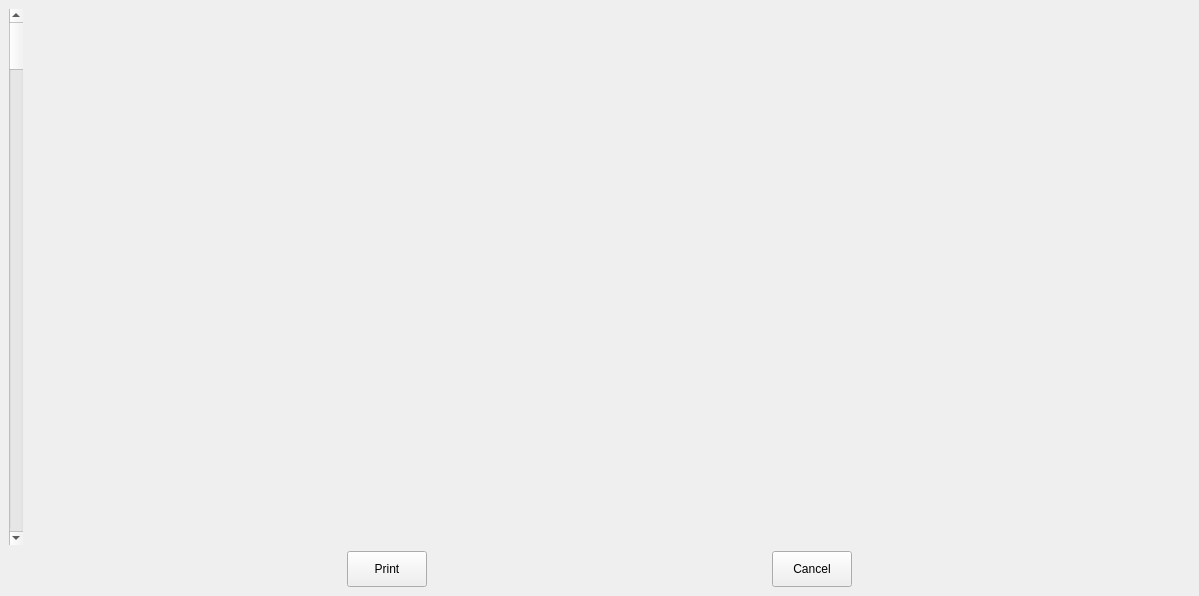
<?xml version="1.0" encoding="UTF-8"?>
<ui version="4.0">
 <class>SSExplorer</class>
 <widget class="QDockWidget" name="SSExplorer">
  <property name="geometry">
   <rect>
    <x>0</x>
    <y>0</y>
    <width>1199</width>
    <height>596</height>
   </rect>
  </property>
  <property name="sizePolicy">
   <sizepolicy hsizetype="Preferred" vsizetype="Preferred">
    <horstretch>1</horstretch>
    <verstretch>1</verstretch>
   </sizepolicy>
  </property>
  <property name="floating">
   <bool>true</bool>
  </property>
  <property name="windowTitle">
   <string>DockWidget</string>
  </property>
  <widget class="QWidget" name="dockWidgetContents">
   <property name="sizePolicy">
    <sizepolicy hsizetype="Expanding" vsizetype="Expanding">
     <horstretch>0</horstretch>
     <verstretch>0</verstretch>
    </sizepolicy>
   </property>
   <layout class="QGridLayout" name="gridLayout_3">
    <property name="sizeConstraint">
     <enum>QLayout::SetDefaultConstraint</enum>
    </property>
    <item row="0" column="0">
     <layout class="QVBoxLayout" name="verticalLayout_6" stretch="15,1">
      <item>
       <layout class="QHBoxLayout" name="horizontalLayout_3" stretch="1,10,30">
        <item>
         <widget class="QScrollBar" name="verticalScrollBar">
          <property name="orientation">
           <enum>Qt::Vertical</enum>
          </property>
         </widget>
        </item>
        <item>
         <layout class="QVBoxLayout" name="verticalLayout_3">
          <item>
           <widget class="QLabel" name="smallImg0">
            <property name="sizePolicy">
             <sizepolicy hsizetype="Preferred" vsizetype="Preferred">
              <horstretch>0</horstretch>
              <verstretch>0</verstretch>
             </sizepolicy>
            </property>
            <property name="text">
             <string/>
            </property>
           </widget>
          </item>
          <item>
           <widget class="QLabel" name="smallImg1">
            <property name="sizePolicy">
             <sizepolicy hsizetype="Preferred" vsizetype="Preferred">
              <horstretch>0</horstretch>
              <verstretch>0</verstretch>
             </sizepolicy>
            </property>
            <property name="text">
             <string/>
            </property>
           </widget>
          </item>
          <item>
           <widget class="QLabel" name="smallImg2">
            <property name="sizePolicy">
             <sizepolicy hsizetype="Preferred" vsizetype="Preferred">
              <horstretch>0</horstretch>
              <verstretch>0</verstretch>
             </sizepolicy>
            </property>
            <property name="text">
             <string/>
            </property>
           </widget>
          </item>
          <item>
           <widget class="QLabel" name="smallImg3">
            <property name="sizePolicy">
             <sizepolicy hsizetype="Preferred" vsizetype="Preferred">
              <horstretch>0</horstretch>
              <verstretch>0</verstretch>
             </sizepolicy>
            </property>
            <property name="text">
             <string/>
            </property>
           </widget>
          </item>
         </layout>
        </item>
        <item>
         <widget class="QLabel" name="largeImg">
          <property name="sizePolicy">
           <sizepolicy hsizetype="Preferred" vsizetype="Preferred">
            <horstretch>0</horstretch>
            <verstretch>0</verstretch>
           </sizepolicy>
          </property>
          <property name="text">
           <string/>
          </property>
         </widget>
        </item>
       </layout>
      </item>
      <item>
       <layout class="QHBoxLayout" name="horizontalLayout_4">
        <item>
         <spacer name="horizontalSpacer">
          <property name="orientation">
           <enum>Qt::Horizontal</enum>
          </property>
          <property name="sizeHint" stdset="0">
           <size>
            <width>40</width>
            <height>20</height>
           </size>
          </property>
         </spacer>
        </item>
        <item>
         <widget class="QPushButton" name="printBtn">
          <property name="sizePolicy">
           <sizepolicy hsizetype="Preferred" vsizetype="Preferred">
            <horstretch>0</horstretch>
            <verstretch>0</verstretch>
           </sizepolicy>
          </property>
          <property name="text">
           <string>Print</string>
          </property>
         </widget>
        </item>
        <item>
         <spacer name="horizontalSpacer_3">
          <property name="orientation">
           <enum>Qt::Horizontal</enum>
          </property>
          <property name="sizeHint" stdset="0">
           <size>
            <width>40</width>
            <height>20</height>
           </size>
          </property>
         </spacer>
        </item>
        <item>
         <widget class="QPushButton" name="cancelBtn">
          <property name="sizePolicy">
           <sizepolicy hsizetype="Preferred" vsizetype="Preferred">
            <horstretch>0</horstretch>
            <verstretch>0</verstretch>
           </sizepolicy>
          </property>
          <property name="text">
           <string>Cancel</string>
          </property>
         </widget>
        </item>
        <item>
         <spacer name="horizontalSpacer_2">
          <property name="orientation">
           <enum>Qt::Horizontal</enum>
          </property>
          <property name="sizeHint" stdset="0">
           <size>
            <width>40</width>
            <height>20</height>
           </size>
          </property>
         </spacer>
        </item>
       </layout>
      </item>
     </layout>
    </item>
   </layout>
  </widget>
 </widget>
 <resources/>
 <connections/>
</ui>
